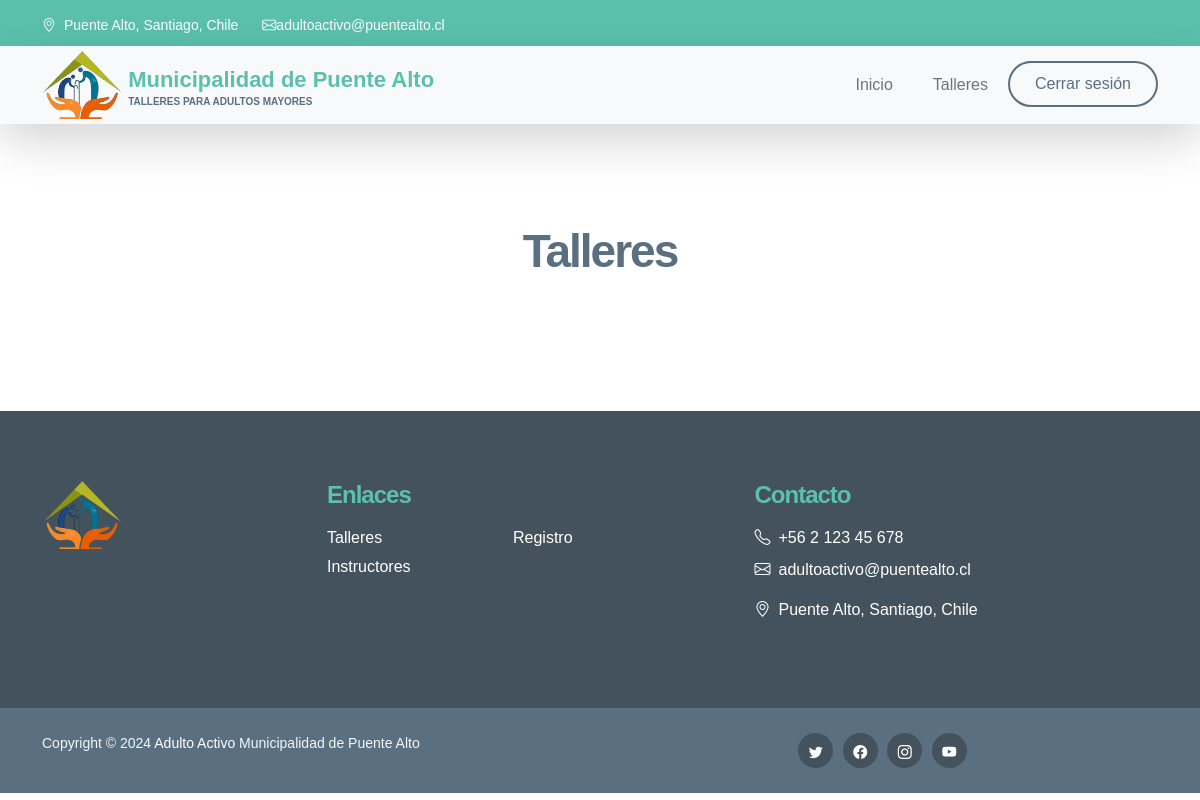
Before: /talleres/ (signed in) with the older database file.
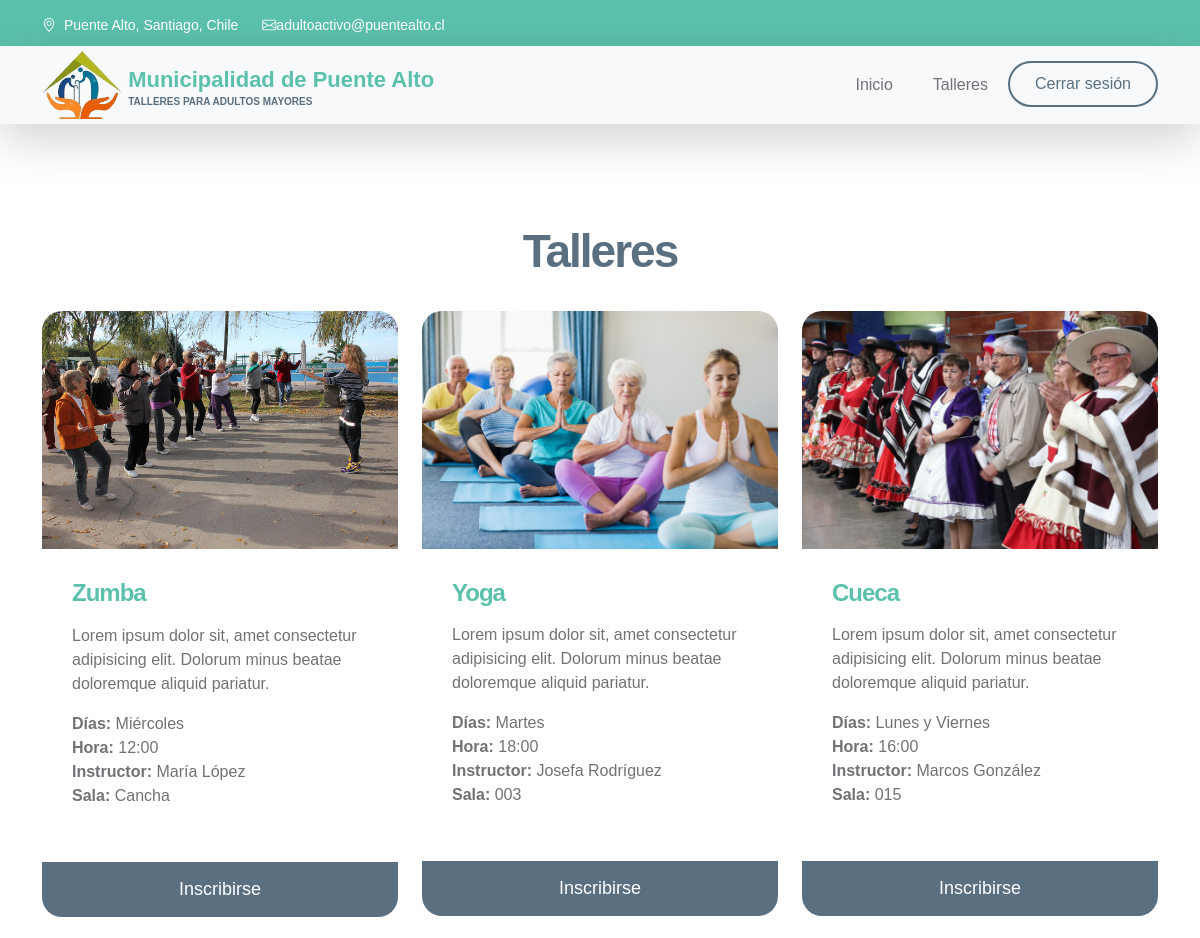
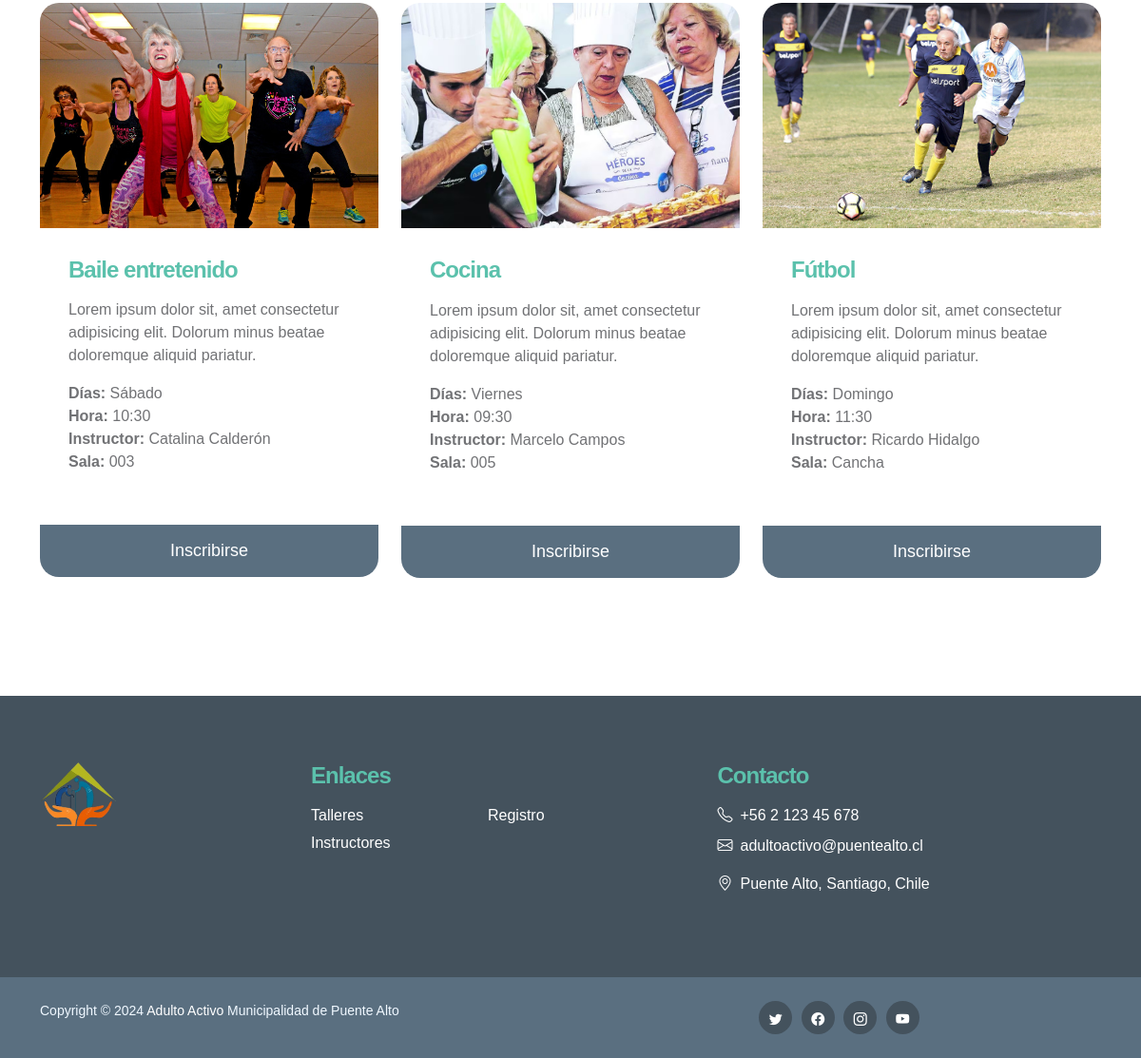
After: the same page with the newer database file (2 pictures, top to bottom).
### home/models.py (models this page shows, shortened)
class Taller(models.Model):
    nombre = models.CharField(max_length=200)
    dia = models.CharField(max_length=50)
    hora = models.TimeField()
    instructor = models.CharField(max_length=100)
    sala = models.CharField(max_length=100)
    imagen = models.ImageField(upload_to="talleres", null=True)

### home/views.py (the view)
# urls.py: path('talleres/', talleres , name='talleres'),
@login_required(login_url='/index/')
def talleres(request):
    talleres = Taller.objects.all()
    return render(request, 'talleres.html', {'talleres': talleres})

### home/templates/talleres.html (shortened to what this page needs)
{% extends 'base.html' %}
{% load static %}
{% block content %}
        <body>
           <section class="section-padding" id="section_2">
            <div class="container">
                <div class="row">
                    <div class="col-lg-12 col-12 text-center mb-4">
                        <h2>Talleres</h2>
                    </div>
                </div>
                <div class="row">
                    {% for taller in talleres %}
                    <div class="col-4 mb-4">
                        <div class="custom-block-wrap">
                            <img src="{{ taller.imagen.url }}" class="custom-block-image img-fluid" alt="">
                            <div class="custom-block">
                                <div class="custom-block-body">
                                    <h5 class="mb-3">{{ taller.nombre }}</h5>
                                    <p>Lorem ipsum dolor sit, amet consectetur adipisicing elit. Dolorum minus beatae doloremque aliquid pariatur.</p>
                                    <div class="d-flex align-items-center my-2">
                                        <p>
                                            <strong>Días:</strong>
                                            {{ taller.dia }}
                                            <br><strong>Hora:</strong>
                                            {{ taller.hora }}
                                            <br><strong>Instructor:</strong>
                                            {{ taller.instructor }}
                                            <br><strong>Sala:</strong>
                                            {{ taller.sala }}
                                        </p>
                                    </div>
                                </div>
                                <a href="{% url 'inscripcion' taller.id %}" class="custom-btn btn smoothscroll">
                                    Inscribirse
                                </a>
                            </div>
                        </div>
                    </div>
                    {% endfor %}
                </div>
            </div>
        </section>
        </body>
{% endblock %}

### home/templates/base.html (shortened to what this page needs)
<!DOCTYPE html>
<html lang="es">
{% load static %}
    <head>
        <link href="{% static 'app/css/bootstrap.min.css' %}" rel="stylesheet">
        <link href="{% static 'app/css/bootstrap-icons.css' %}" rel="stylesheet">
        <link href="{% static 'app/css/cssfile.css' %}" rel="stylesheet">
        <link rel="stylesheet" href="https://cdn.jsdelivr.net/npm/bootstrap-icons@1.11.2/font/bootstrap-icons.min.css">
    </head>
    <body id="section_1">
        <header class="site-header">
            <div class="container">
                <div class="row">
                    <div class="col-lg-8 col-12 d-flex flex-wrap">
                        <p class="d-flex me-4 mb-0">
                            <i class="bi-geo-alt me-2"></i>
                            Puente Alto, Santiago, Chile
                        </p>
                        <p class="d-flex mb-0">
                            <i class="bi bi-envelope"></i>
                            <a href="mailto:info@company.com">
                                adultoactivo@puentealto.cl
                            </a>
                        </p>
                    </div>
                </div>
            </div>
        </header>
        <nav class="navbar navbar-expand-lg bg-light shadow-lg">
            <div class="container">
                <a class="navbar-brand" href="{% url 'index' %}">
                    <img src="{% static 'app/img/logo.png' %}" class="logo img-fluid" alt="Logo Adulto Activo">
                    <span>
                        Municipalidad de Puente Alto
                        <small>Talleres para Adultos Mayores</small>
                    </span>
                </a>
                <div class="collapse navbar-collapse" id="navbarNav">
                    <ul class="navbar-nav ms-auto">
                        <li class="nav-item">
                            <a class="nav-link click-scroll" href="{% url 'index' %}">Inicio</a>
                        </li>
                        <li class="nav-item">
                            {% if user.is_authenticated %}
                            <a class="nav-link click-scroll" href="{% url 'talleres' %}">Talleres</a>
                        </li>
                        <li class="nav-item">
                            <a class="nav-link custom-btn custom-border-btn btn" href="{% url 'logout' %}">Cerrar sesión</a></li>
                            {% endif %}
                    </ul>
                </div>
            </div>
        </nav>
{% block content %}
{% endblock %}
        <footer class="site-footer">
            <div class="container">
                <div class="row">
                    <div class="col-lg-3 col-12 mb-4">
                        <img src="{% static 'app/img/logo.png' %}" class="logo img-fluid" alt="">
                    </div>
                    <div class="col-lg-4 col-md-6 col-12 mb-4">
                        <h5 class="site-footer-title mb-3">Enlaces</h5>
                        <ul class="footer-menu">
                            <li class="footer-menu-item"><a href="{% url 'talleres' %}" class="footer-menu-link">Talleres</a></li>
                            <li class="footer-menu-item"><a href="#" class="footer-menu-link">Instructores</a></li>
                            <li class="footer-menu-item"><a href="{% url 'registro' %}" class="footer-menu-link">Registro</a></li>
                        </ul>
                    </div>
                    <div class="col-lg-4 col-md-6 col-12 mx-auto">
                        <h5 class="site-footer-title mb-3">Contacto</h5>
                        <p class="text-white d-flex mb-2">
                            <i class="bi-telephone me-2"></i>
                            <a href="tel: 120-240-9600" class="site-footer-link">
                                +56 2 123 45 678
                            </a>
                        </p>
                        <p class="text-white d-flex">
                            <i class="bi-envelope me-2"></i>
                            <a href="mailto:info@yourgmail.com" class="site-footer-link">
                                adultoactivo@puentealto.cl
                            </a>
                        </p>
                        <p class="text-white d-flex mt-3">
                            <i class="bi-geo-alt me-2"></i>
                            Puente Alto, Santiago, Chile
                        </p>
                    </div>
                </div>
            </div>
            <div class="site-footer-bottom">
                <div class="container">
                    <div class="row">
                        <div class="col-lg-6 col-md-7 col-12">
                            <p class="copyright-text mb-0">Copyright © 2024 <a href="#">Adulto Activo</a> Municipalidad de Puente Alto
                        </div>
                        <div class="col-lg-6 col-md-5 col-12 d-flex justify-content-center align-items-center mx-auto">
                            <ul class="social-icon">
                                <li class="social-icon-item">
                                    <a href="https://twitter.com" class="social-icon-link bi-twitter"></a>
                                </li>
                                <li class="social-icon-item">
                                    <a href="https://facebook.com" class="social-icon-link bi-facebook"></a>
                                </li>
                                <li class="social-icon-item">
                                    <a href="https://instagram.com" class="social-icon-link bi-instagram"></a>
                                </li>
                                <li class="social-icon-item">
                                    <a href="https://youtube.com" class="social-icon-link bi-youtube"></a>
                                </li>
                            </ul>
                        </div>
                    </div>
                </div>
            </div>
        </footer>
    </body>
</html>

Changed rows visible on the page:
added Taller: imagen (picture), nombre "Zumba", dia "Miércoles", hora "12:00", instructor "María López", sala "Cancha"
added Taller: imagen (picture), nombre "Yoga", dia "Martes", hora "18:00", instructor "Josefa Rodríguez", sala "003"
added Taller: imagen (picture), nombre "Cueca", dia "Lunes y Viernes", hora "16:00", instructor "Marcos González", sala "015"
added Taller: imagen (picture), nombre "Baile entretenido", dia "Sábado", hora "10:30", instructor "Catalina Calderón", sala "003"
added Taller: imagen (picture), nombre "Cocina", dia "Viernes", hora "09:30", instructor "Marcelo Campos", sala "005"
added Taller: imagen (picture), nombre "Fútbol", dia "Domingo", hora "11:30", instructor "Ricardo Hidalgo", sala "Cancha"
